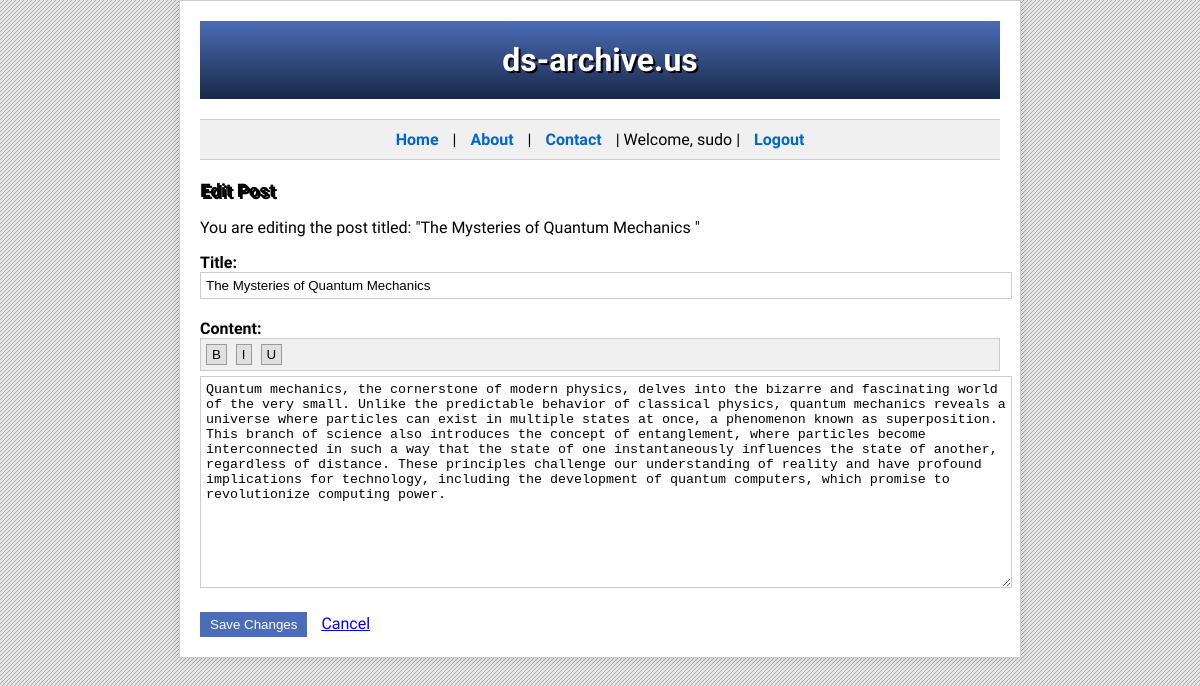
The page /api/posts/1/edit (signed in) on the database its author committed.
### app/db.py (models this page shows)
class BlogPost(Base):
    __tablename__ = 'blog_posts'
    id = Column(Integer, primary_key=True)
    title = Column(String(100), nullable=False)
    content = Column(Text, nullable=False)  # Changed to Text for larger content
    author = Column(String(50), nullable=False)
    created_at = Column(DateTime, default=datetime.utcnow)
    featured_image = Column(String(255))  # For image URLs
    category = Column(String(50))
    comments = relationship('Comment', back_populates='post')
    tags = relationship('Tag', secondary='post_tags', back_populates='posts')

### app/routes.py (the view, shortened to what this page needs)
@api.route("/posts/<int:post_id>/edit", methods=["GET", "POST"])
def edit_post(post_id):
    current_user = session.get('user_email')
    post = db.get_post(post_id)
    if post.author != current_user:
        return jsonify({"message": "Unauthorized action"}), 403
    if request.method == 'GET':
        return render_template('edit_post.html', post=post, user=current_user)

### app/db.py (called while the page is built)
    def get_post(self, post_id):
        return self.session.query(BlogPost).filter_by(id=post_id).one_or_none()

### app/templates/edit_post.html (shortened to what this page needs)
<!DOCTYPE html>
<html lang="en">
<head>
</head>
<body>
    <div class="container">
        <header>
            <h1>ds-archive.us</h1>
        </header>
        <nav>
            <a href="#">Home</a> |
            <a href="#">About</a> |
            <a href="#">Contact</a> |
            {% if user %}
                <span>Welcome, {{ user.split('@')[0] }}</span> |
                <a href="{{ url_for('api.logout') }}">Logout</a>
            {% else %}
                <a href="{{ url_for('api.login') }}">Login</a> |
                <a href="{{ url_for('api.register') }}">Register</a>
            {% endif %}
        </nav>
        <h3>Edit Post</h3>
        <p>You are editing the post titled: "{{ post.title }}"</p>
        <form action="{{ url_for('api.edit_post', post_id=post.id) }}" method="POST">
            <label for="title">Title:</label>
            <input type="text" id="title" name="title" value="{{ post.title }}" required>
            <label for="content">Content:</label>
            <div class="toolbar">
                <button type="button" onclick="document.execCommand('bold', false, '');">B</button>
                <button type="button" onclick="document.execCommand('italic', false, '');">I</button>
                <button type="button" onclick="document.execCommand('underline', false, '');">U</button>
            </div>
            <textarea id="content" name="content" required>{{ post.content }}</textarea>
            <div class="buttons">
                <button type="submit">Save Changes</button>
                <a href="{{ url_for('api.get_post', post_id=post.id) }}" class="buttons button">Cancel</a>
            </div>
        </form>
    </div>
</body>
</html>

### app/templates/edit_post.html (style rules this page uses)
body { font-family: 'Trebuchet MS', Arial, sans-serif; margin: 0; padding: 0; }
.container { width: 80%; max-width: 800px; margin: 0 auto; background-color: #ffffff; border: 1px solid #cccccc; box-shadow: 0 0 10px rgba(0,0,0,0.1); padding: 20px; }
header { background: linear-gradient(to bottom, #4b6cb7 0%, #182848 100%); color: #ffffff; padding: 20px; text-align: center; margin-bottom: 20px; }
h1, h3 { margin: 0; text-shadow: 2px 2px #000000; }
nav { background-color: #f0f0f0; border-top: 1px solid #cccccc; border-bottom: 1px solid #cccccc; padding: 10px; text-align: center; margin-bottom: 20px; }
nav a { color: #0066cc; text-decoration: none; margin: 0 10px; font-weight: bold; }
label { display: block; margin-top: 10px; font-weight: bold; }
input[type="text"], textarea { width: 100%; padding: 5px; margin-bottom: 10px; border: 1px solid #cccccc; }
textarea { height: 200px; }
.toolbar { background-color: #f0f0f0; padding: 5px; margin-bottom: 5px; border: 1px solid #cccccc; }
.toolbar button { margin-right: 5px; background-color: #e0e0e0; border: 1px solid #999999; padding: 2px 5px; }
.buttons { margin-top: 10px; }
.buttons button { margin-right: 10px; background-color: #4b6cb7; color: #ffffff; border: none; padding: 5px 10px; cursor: pointer; }

### rows shown on the page
BlogPost: title "The Mysteries of Quantum Mechanics", content "Quantum mechanics, the cornerstone of modern physics, delves into the bizarre and fascinating world of the very small. Unlike the predictable behavior of classical physics, quantum mechanics reveals a universe where particles can exist in multiple states at once, a phenomenon known as superposition. This branch of science also introduces the concept of entanglement, where particles become interconnected in such a way that the state of one instantaneously influences the state of another, regardless of distance. These principles challenge our understanding of reality and have profound implications for technology, including the development of quantum computers, which promise to revolutionize…"

### other values the page prints
{{ user.split('@')[0] }} "sudo"
